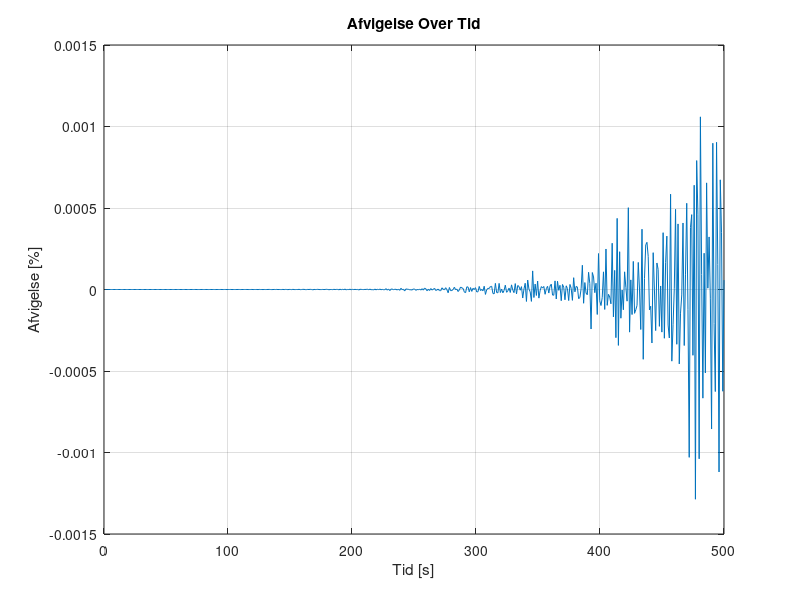
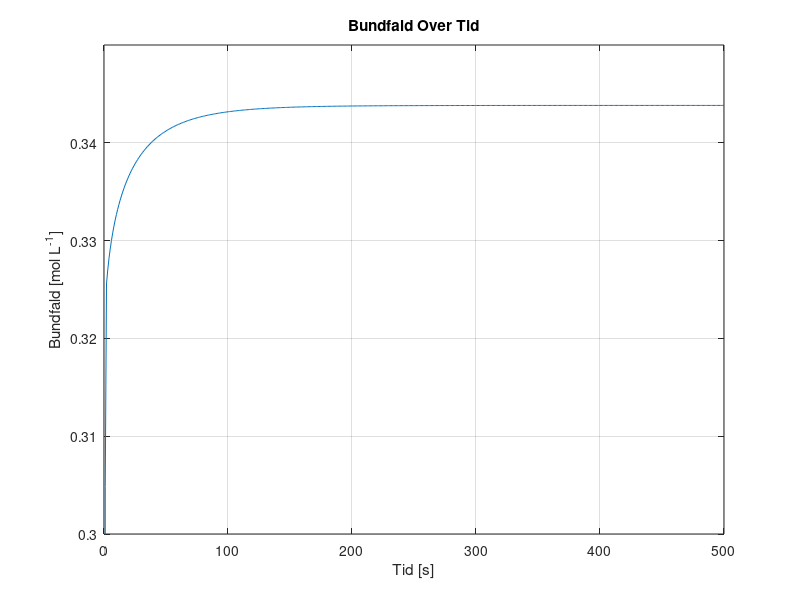
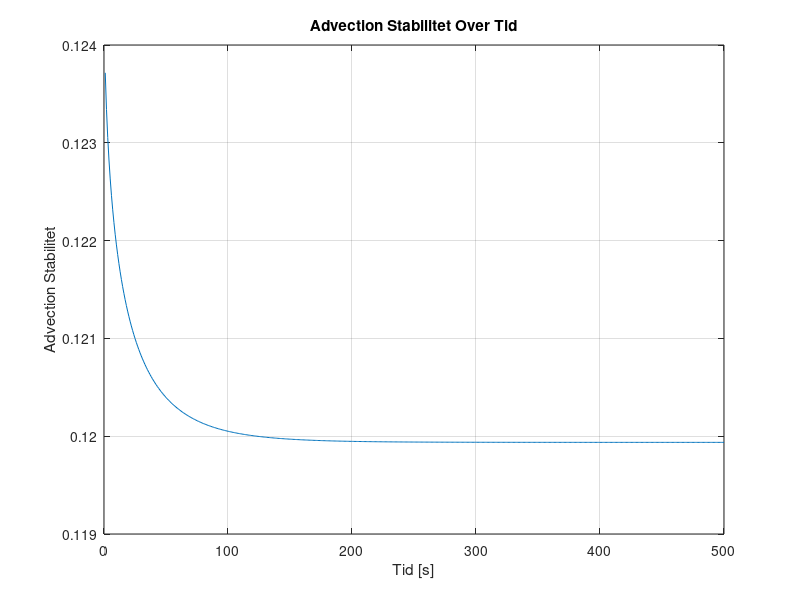
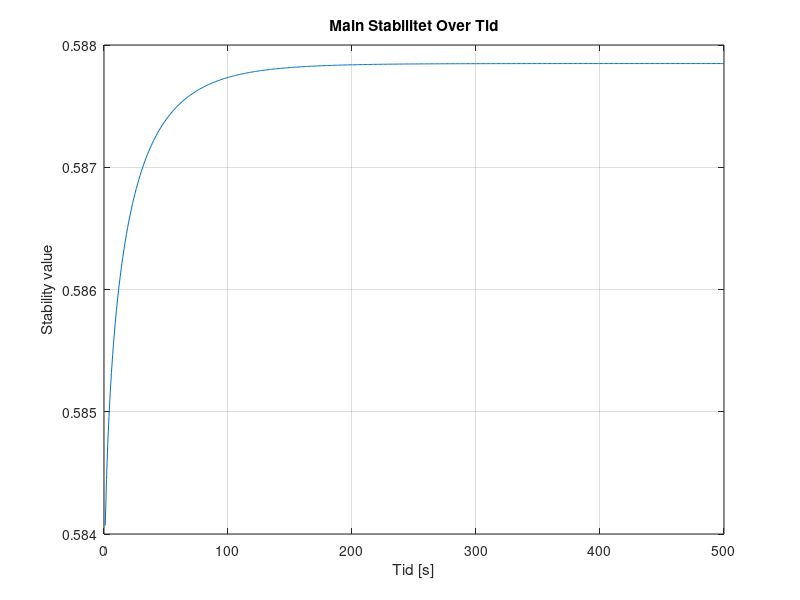

The MATLAB source for these figures, in order: (Note: this script raises an error after producing the figures.)
%%%%%%%%%%%%%%%%%%%%%%%%%%%%%%%%%%%%%%%
%%%  GITHUB - ALL RIGHTS RESERVED   %%%
%%%                                 %%%
%%% PROPERTY OF AALBORG UNIVERSITY  %%%
%%%         CREATED BY:             %%%
%%%  GROUP 3 - 3RD SEMESTER- 2023   %%%
%%%     @ANALREXIA @ANDEMANDEN      %%%
%%%%%%%%%%%%%%%%%%%%%%%%%%%%%%%%%%%%%%%
%%
clear
close all
clc
%% Inital Parameters
Lx = 0.1;                     % Domain length [m]
domain_steps = 1000;          % Number of spatial domain steps
dx = Lx / (domain_steps - 1); % Position discretization [m]
 
Lt = 500;              % Time length [s]
time_steps = 500;      % Number of time steps
dt = Lt / time_steps;  % Temporal discretization [s]

% DEFINED VARIABLES
D = 1.464*10^-9;      % Diffusivity coefficient H2PO4- in water [m^2 s^-1]
Cf = 0.1;             % Ionconcentration of the feed [mol L^-1]
DeltaP = 35;          % Change in outer pressure [bar]
Am = 0.0308;          % Surfacearea of the membrane [m^2]
k0 = 5.7311*10^-7;    % Initial water permeability [m^3 m^-2 bar^-1 s^-1] 
mu = 0.8903*10^-9;    % Viscosity of water [bar∙s]
Rm = 1/(mu*k0);       % Membraneresitance of water [m^-1]
alpha = 1*10^14;      % Specific fouling resistance [m · kg-1] or [m L mol^-1]
JuScalar = 0.5;       % Percipitate Advection Coefficient
sig_i = 0.1;          % Rejection of ions 

% PHYSICAL CONSTANTS

R = 8.31415*10^-2;  % Gasconstant [L Bar mol^-1 K^-1]
T = 273.15+25;      % Temperature [K]
 
% Anonymous functions

Udf = @(conc) 0.0011*exp(36.328*conc) + 0.263253; % Concentration of percipitate in respect to Ciw. [mol L^-1]
Rf = @(conc) alpha*(Udf(conc)/Am);                % Foulingresistance [m^-1]
k = @(conc) 1/(mu*(Rm+Rf(conc)));                 % Water permeability dependent on mu,Rm and Rf [m^3 m^-2 bar^-1 s^-1]


% Space and Time Grid
x = linspace(0, Lx, domain_steps);
t = linspace(0, Lt, time_steps);

% Initial concentration array AND Initial condition
C = zeros(domain_steps, time_steps)+0.1; % 0.1 molar [H2PO4] at pH 2.9

% Diffusive Stability

DS = D*dt/dx^2;
fprintf('\n Diffusivity Stability = %f', DS);
if DS>0.5 
   fprintf(2,'\n ERROR: Stabilitetsfejl');
else
    fprintf('\n Stable Diffusion Model !!');
end


%% Time-stepping loop
for j = 2:time_steps
    for i = 1:domain_steps
        Ciw = C(domain_steps, j-1); % Concentration of ions at the wall [mol L^-1]

        C(1, :) = Cf; % Set the leftmost boundary to Cf [mol L^-1]

        if j == 2
            Cbw = Udf(Cf); % Initial Percipitation
        else
            Cbw = Udf(Ciw) + Jkonv*Udf(Cf)*(dt/dx)*JuScalar; % Total percipitate after advection [mol L^-1]
        end

        Jkonv = (k(Ciw)*(DeltaP-(1*R*T*(Ciw))));  % Volume flux = Jkonv , in terms of osmotic pressure (DeltaP, R, T, C_(i_w)) and k. [m/s]

        if i == 1 % First Cell (no left neighbor)
            Jdiff = 0;       % Diffusive ionflux
            Jadv = 0;        % Advective flux

        elseif i == domain_steps % Membrane wall cell (no right neighbor)
            Jdiff = (D * (C(domain_steps - 1, j-1) - C(domain_steps, j-1))) / dx^2;           % Diffusive ionflux [mol · m-2 · s-1]
            Jadv = -Jkonv * (C(domain_steps, j-1)*(1-sig_i) - C(domain_steps - 1, j-1)) / dx; % Advective flux [mol · m-2 · s-1]

        else    % Bulk Cells
            % Calculate the second derivative normally
            Jdiff = D * (C(i + 1, j-1) - 2 * C(i, j-1) + C(i - 1, j-1)) / dx^2; % Diffusive ionflux at the membrane wall [mol · m-2 · s-1]
            Jadv = -Jkonv * (C(i, j-1) - C(i-1, j-1)) / dx;                     % Advective flux at the membrane wall [mol · m-2 · s-1]
        end
        % Apply the diffusion-advection equation
        C(i, j) = C(i, j-1) + dt * (Jdiff + Jadv); % Apply the diffusion-advection equation [mol L^-1]
        Jkonv_values(j) = Jkonv;                   % Storing convective flux values in respect to time
        Cbw_values(j) = Cbw;                       % Storing precipitate values in respect to time
        AS(j) = Jkonv * dt/dx;                     % Storing Stability plot values
        % Main Stability
        MainS=(1-2*DS-AS(j));                      % Calculation of specific main stability to time
        MainS_values(j)=MainS;                     % Storing main stability values

    end
end
%% conservation and error

volprc = dx*Am*1000;  % Volume per cell in Liters

Ciw = [0,C(domain_steps, :)]; % Making the matrix line up properly and have the right size
Ciw(end) = [];

Systemdiff = [0, diff(sum(C*volprc,1))]; % Difference in system concentration per dt

inflow = Cf*(Jkonv_values)*(dt/dx)*volprc;                 % Input [mol]
outflow = Ciw.* Jkonv_values*(dt/dx)*volprc*(1-sig_i);     % Output [mol]
infoutdiff = (inflow - outflow);                           % Difference in input and output
ERROR = ((Systemdiff - infoutdiff).*Systemdiff.^(-1))*100; % Mass conservation error


%% 2D Plots

% Plot Mass Conservation Error values over time

figure;
plot(t, ERROR);
xlabel('Tid [s]');
ylabel('Afvigelse [%]');
title('Afvigelse Over Tid');
grid on;


% Plot Percipitate (DS) values over time

figure;
plot(t, Cbw_values);
xlabel('Tid [s]');
ylabel('Bundfald [mol L^{-1}]');
title('Bundfald Over Tid');
grid on;
ylim([0.3, 0.35]);

% Plot Advection Stability (DS) values over time

figure;
plot(t(2:end), AS(2:end));
xlabel('Tid [s]');
ylabel('Advection Stabilitet');
title('Advection Stabilitet Over Tid');
grid on;

% Plot Main Stability (MainS) values over time

figure;
plot(t(2:end), MainS_values(2:end));
xlabel('Tid [s]');
ylabel('Stability value');
title('Main Stabilitet Over Tid');
grid on;

% Plot Jkonv values over time
figure;
plot(t(2:end), Jkonv_values(2:end));
xlabel('Tid [s]');
ylabel('J_{konv} [m s^{-1}]');
title('J_{konv} [m s^{-1}] Over Tid');
grid on;
xlim([0, 500]);
ax = gca;
ax.YAxis.Exponent = -6;

% Define fractions of time steps you want to visualize
time_fraction = [0.001, 0.01, 0.1, 0.2, 0.3, 0.4, 0.5, 0.6, 0.7, 0.8, 0.9];  % For example, 0.1 corresponds to 10% of time steps

% Calculate the corresponding time indices
time_instances = round(time_fraction * time_steps);

% Figure - Concentration over time sideplot
figure;
hold on;

for i = 1:length(time_instances)   % Concentration at specific time instances
    time_index = time_instances(i);
    plot(x, C(:, time_index));
end

xlabel('Position [m]');
ylabel('Koncentration [mol L^{-1}]');
title('Koncentration over Position ved Forskellige Tidspunkter');
xlim([0.099, Lx]);
ylim([0.1, 0.12]);
legend(arrayfun(@(f) ['t=', num2str(f), 's'], time_instances, 'UniformOutput', false));

grid on;
hold off;


%% 3D Plot

% 3D surface plot - concentration over time and position
[T, X] = meshgrid(t, x);
figure;
h = surf(X, T, C);
xlabel('Position [m]');
ylabel('Tid [s]');
zlabel('Koncentration [mol L^{-1}]');
title('Koncentration Over Tid og Position');
xlim([0, Lx]);
ylim([0, Lt]);
zlim([0.1, 0.12]);
set(h,'LineStyle','none')
colormap(jet)
clim([0.1, 0.12])


%%
load('step1jv.mat', 'Jv_values1');
load('step2jv.mat', 'Jv_values2');
load('step3jv.mat', 'Jv_values3');
load('step4jv.mat', 'Jv_values4');

% Remove the first value from each series
Jv_values1 = Jv_values1(2:end);
Jv_values2 = Jv_values2(2:end);
Jv_values3 = Jv_values3(2:end);
Jv_values4 = Jv_values4(2:end);

%% Jv graph

% Create a figure for the first plot
figure;
hold on;
x = linspace(0, 500, 500);

plot(x(2:end), Jv_values1, 'LineWidth', 1.5);
plot(x(2:end), Jv_values2, 'LineWidth', 1.5);
plot(x(2:end), Jv_values3, 'LineWidth', 1.5);
plot(x(2:end), Jv_values4, 'LineWidth', 1.5);

xlabel('Tid [s]');
ylabel('J_{konv} [m s^{-1}]');
title('J_{konv} [m s^{-1}] Over Tid');
grid on;

legend('Advektion', 'Membran', 'Diffusion', 'Fouling');
%% Double Y-axis Jv graph
figure;

% Plot Step 2 on the left y-axis
yyaxis left;
plot(x(2:end), Jv_values2, 'LineWidth', 1.5, 'LineStyle', '-'); 
ylabel('J_{tot, v} [m^{3} m^{-2} s^{-1}]');

hold on;

% Plot Step 3 on the left y-axis
plot(x(2:end), Jv_values3, 'LineWidth', 1.5, 'LineStyle', '--');
ylim([1.825*10^-5, 1.865*10^-5]);           % y-limit for left
ylabel('J_{tot, v} [m^{3} m^{-2} s^{-1}]');

% Plot Step 4 on the right y-axis
yyaxis right;
ylim([1.2*10^-5, 1.24*10^-5]);               % y-limit for right

plot(x(2:end), Jv_values4, 'LineWidth', 1.5);
ylabel('J_{tot, v} [m^{3} m^{-2} s^{-1}]');

xlabel('Tid [s]');
title('J_{tot, v} Over Tid');
grid on;

legend('Membran', 'Diffusion', 'Fouling');
